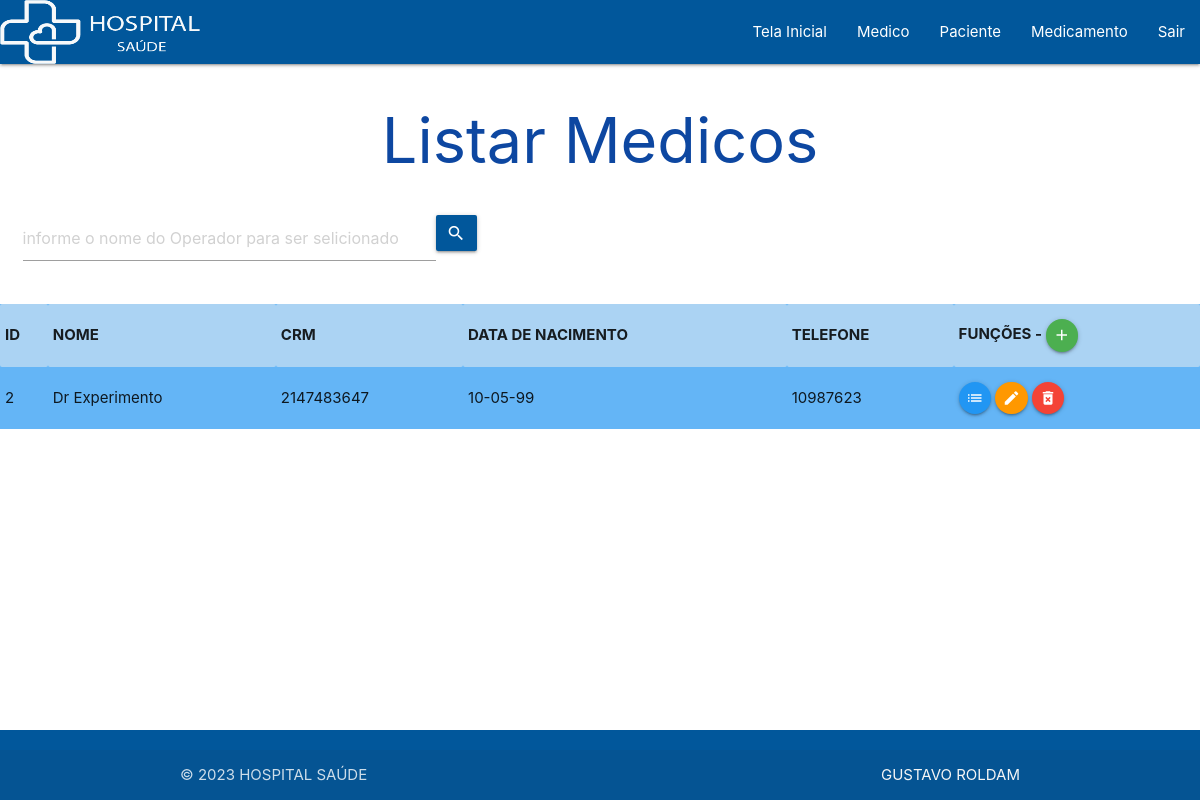
The app's page /VIEW/Medico/lstMedico.php?busca=Dr Experimento (signed in) with its own data.
### tables this page shows
CREATE TABLE `medico` (
  `id` int(11) NOT NULL,
  `nome` varchar(35) NOT NULL,
  `crm` int(11) NOT NULL,
  `nacimento` date NOT NULL,
  `telefone` int(11) NOT NULL
);

### DAL/dalMedico.php (called while the page is built, shortened)
<?php
include_once 'C:\xampp\htdocs\hospital\MODEL\medico.php';
class dalMedico
{
    public function SelectNome(string $nome)
    {
        $sql = "select * from medico WHERE nome like '%" . $nome . "%' order by nome;";
        $pdo = Conexao::conectar();
        $result = $pdo->query($sql);
        $lstMedico = null;
        foreach ($result as $linha) {
            $medico = new \MODEL\Medico();
            $medico->setId($linha['id']);
            $medico->setNome($linha['nome']);
            $medico->setCrm($linha['crm']);
            $data = date_create($linha['nacimento']);
            $medico->setNacimento(date_format($data, 'd-m-y'));
            $medico->setTelefone($linha['telefone']);
            $lstMedico[] = $medico;
        }
        return $lstMedico;
    }
}

### BLL/bllMedico.php (called while the page is built, shortened)
<?php
    include_once '../../DAL/dalMedico.php';
    class bllMedico{
        public function SelectNome(string $nome){
            $dalMedico = new dalMedico();
            return $dalMedico->SelectNome($nome);
        }
    }
?>

### MODEL/medico.php (called while the page is built, shortened)
<?php
    class Medico{
        private ?int $id;
        private ?string $nome;
        private ?int $crm;
        private ?string $nacimento;
        private ?int $telefone;
        public function getId(){
            return $this->id;
        }
        public function setId(int $id){
            $this->id = $id;
        }
        public function getNome(){
            return $this->nome;
        }
        public function setNome(string $nome){
            $this->nome = $nome;
        }
        public function getCrm(){
            return $this->crm;
        }
        public function setCrm(int $crm){
            $this->crm = $crm;
        }
        public function getNacimento(){
            return $this->nacimento;
        }
        public function setNacimento(string $nacimento){
            $this->nacimento = $nacimento;
        }
        public function getTelefone(){
            return $this->telefone;
        }
        public function setTelefone(int $telefone){
            $this->telefone = $telefone;
        }
    }
?>

### VIEW/Medico/lstMedico.php (the view, shortened to what this page needs)
<?php
    include_once 'C:\xampp\htdocs\hospital\BLL\bllMedico.php';
    if (isset($_GET['busca'])){
        $busca = $_GET['busca'];
    }else{
        $busca = null;
    }
    $bll = new \BLL\bllMedico();
    if ($busca == null){
        $lstMedico = $bll->Select();
    }else{
        $lstMedico = $bll->SelectNome($busca);
    }
?>
<!DOCTYPE html>
<html lang="pt-br">
<head>
    <link rel="stylesheet" href="https://cdnjs.cloudflare.com/ajax/libs/materialize/1.0.0/css/materialize.min.css">
    <link rel="stylesheet" href="https://cdnjs.cloudflare.com/ajax/libs/materialize/1.0.0/css/materialize.min.css">
</head>
<body>
    <?php
    include_once '../menu.php';
    ?>
    <h1 class="titulo">Listar Medicos</h1>
    <div class="row ">
        <div class="input-field">
            <form action="../Medico/lstMedico.php" method="GET" id="frmBuscaOperador" class="col s8">
                <div class="input-field col s8">
                    <input type="text" placeholder="informe o nome do Operador para ser selicionado" class="form-control col s10" id="txtBusca" name="busca">
                    <button class="btn waves-effect light-blue darken-4 col m1" type="submit" name="action">
                        <i class="material-icons right">search</i></button>
                </div>
            </form>
        </div>
    </div>
    <table class="striped blue lighten-2">
        <tr>
            <th>ID</th>
            <th>NOME</th>
            <th>CRM</th>
            <th>DATA DE NACIMENTO</th>
            <th>TELEFONE</th>
            <th>FUNÇÕES -
                <a class="btn-floating btn-small waves-effect waves-light green" onclick="JavaScript:location.href='inserirMedico.php'">
                    <i class="material-icons">add</i>
                </a>
            </th>
        </tr>
        <?php
        foreach ($lstMedico as $medico) {
        ?>
            <tr>
                <td><?php echo $medico->getId(); ?></td>
                <td><?php echo $medico->getNome(); ?></td>
                <td><?php echo $medico->getCrm(); ?></td>
                <td><?php echo $medico->getNacimento(); ?></td>
                <td><?php echo $medico->getTelefone(); ?></td>
                <td> <a class="btn-floating btn-small waves-effect waves-light blue" onclick="JavaScript:location.href='detalheMedico.php?id=' +
                     <?php echo $medico->getId(); ?>">
                        <i class="material-icons">list</i>
                    </a>
                    <a class="btn-floating btn-small waves-effect waves-light orange" onclick="JavaScript:location.href='editarMedico.php?id=' +
                     <?php echo $medico->getId(); ?>">
                        <i class="material-icons">edit</i>
                    </a>
                    <a class="btn-floating btn-small waves-effect waves-light red" type="button"
                        onclick="JavaScript:remover( <?php echo $medico->getId();?> , '<?php echo $medico->getNome();?>' );"> <i class="material-icons">delete_forever</i>
                    </a>
                </td>
            </tr>
        <?php
        }
        ?>
    </table>
    <?php
    include_once '../footer.php';
    ?>
</body>
</html>

### VIEW/Medico/lstMedico.php (style rules this page uses)
.titulo { display: flex; justify-content: center; align-items: center; color: #0d47a1; }

### records on screen
medico: id "2", nome "Dr Experimento", crm "2147483647", Nacimento "10-05-99", telefone "10987623"
